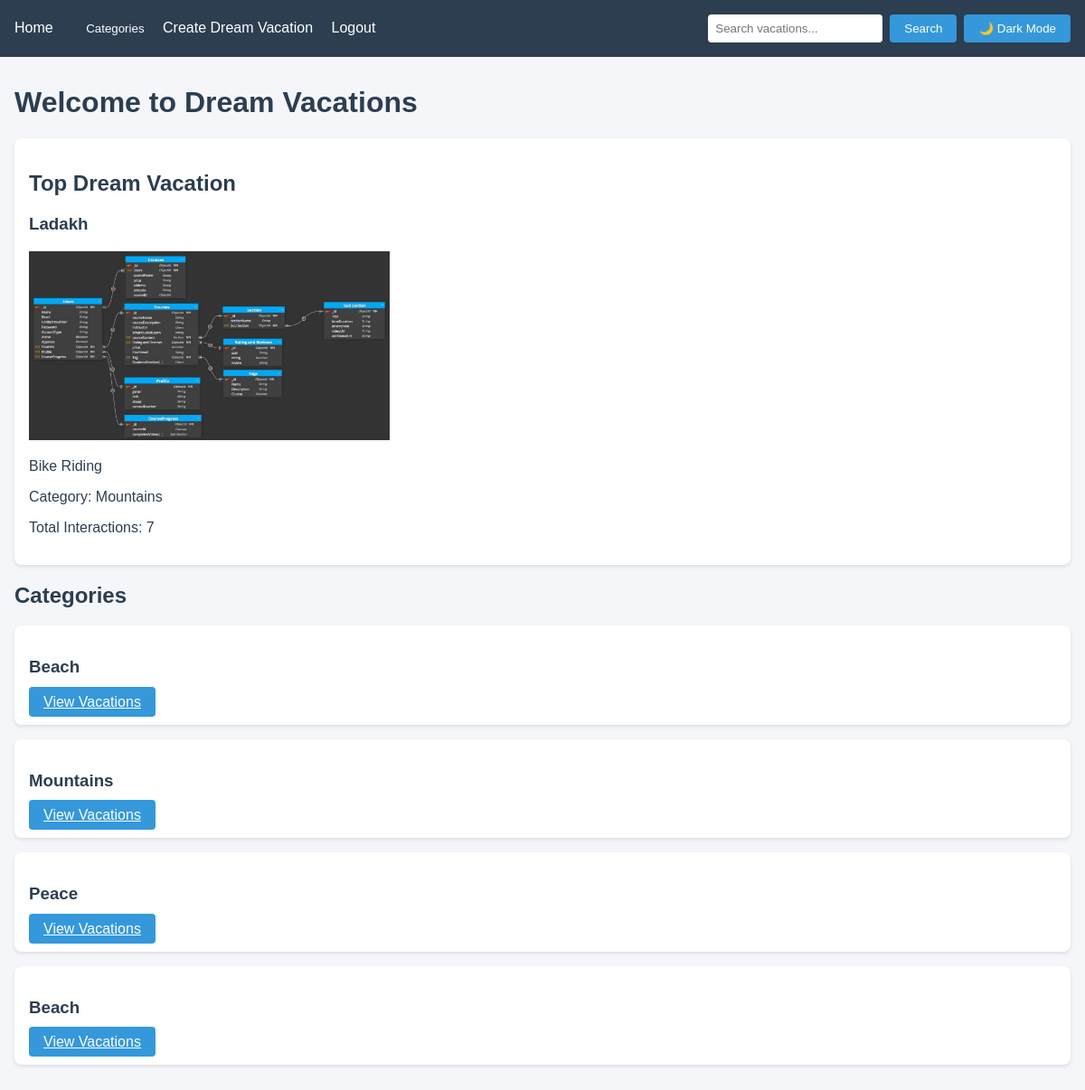
Before: / (signed in) with the older database file.
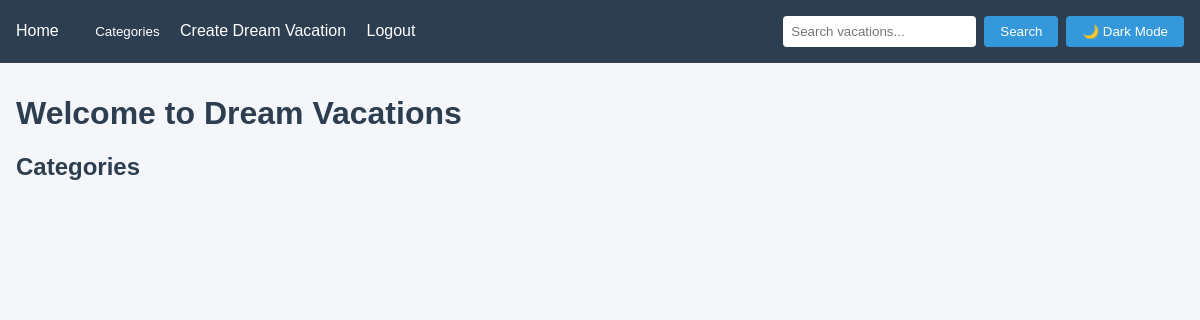
After: the same page with the newer database file.
### vacations/models.py (models this page shows, shortened)
class DreamVacation(models.Model):
    title = models.CharField(max_length=200)
    description = models.TextField()
    category = models.ForeignKey(Category, on_delete=models.CASCADE)
    image = models.ImageField(upload_to='vacation_images/')
    created_at = models.DateTimeField(auto_now_add=True)
    user = models.ForeignKey(User, on_delete=models.CASCADE)
    @property
    def total_interactions(self):
        comments_count = self.comments.count()
        total_upvotes = sum(comment.upvotes for comment in self.comments.all())
        return comments_count + total_upvotes

class Category(models.Model):
    name = models.CharField(max_length=100)
    slug = models.SlugField(unique=True)
    class Meta:
        verbose_name_plural = "Categories"

class Comment(models.Model):
    vacation = models.ForeignKey(DreamVacation, related_name='comments', on_delete=models.CASCADE)
    user = models.ForeignKey(User, on_delete=models.CASCADE)
    content = models.TextField()
    created_at = models.DateTimeField(auto_now_add=True)
    upvotes = models.IntegerField(default=0)
    class Meta:
        ordering = ['-upvotes', '-created_at']

### vacations/views.py (the view)
# urls.py: 2. Add a URL to urlpatterns:  path('', views.home, name='home')
@login_required
def home(request):
    categories = Category.objects.all()
    top_vacation = DreamVacation.objects.annotate(
        interaction_count=models.Count('comments') +
        models.Sum('comments__upvotes')
    ).order_by('-interaction_count').first()
    return render(request, 'home.html', {
        'categories': categories,
        'top_vacation': top_vacation
    })

### templates/home.html (shortened to what this page needs)
{% extends 'base.html' %}
{% block content %}
    <h1>Welcome to Dream Vacations</h1>
    {% if top_vacation %}
        <section class="card">
            <h2>Top Dream Vacation</h2>
            <h3>{{ top_vacation.title }}</h3>
            <img src="{{ top_vacation.image.url }}" alt="{{ top_vacation.title }}" style="max-width: 400px;">
            <p>{{ top_vacation.description }}</p>
            <p>Category: {{ top_vacation.category.name }}</p>
            <p>Total Interactions: {{ top_vacation.total_interactions }}</p>
        </section>
    {% endif %}
    <section>
        <h2>Categories</h2>
        <div class="categories-grid">
            {% for category in categories %}
                <div class="card">
                    <h3>{{ category.name }}</h3>
                    <a href="{% url 'category' category.slug %}" class="button">View Vacations</a>
                </div>
            {% endfor %}
        </div>
    </section>
{% endblock %}

### templates/base.html (shortened to what this page needs)
<!DOCTYPE html>
{% load static %}
<html lang="en">
<head>
</head>
<body>
    <nav class="navbar">
        <div class="navbar-content">
            <div class="nav-links">
                <a href="{% url 'home' %}">Home</a>
                <div class="dropdown">
                    <button class="dropbtn">Categories</button>
                </div>
                <a href="{% url 'create_vacation' %}">Create Dream Vacation</a>
                {% if user.is_authenticated %}
                    <a href="{% url 'logout' %}">Logout</a>
                {% else %}
                    <a href="{% url 'login' %}">Login</a>
                {% endif %}
            </div>
            <div class="search-bar">
                <input
                    type="text"
                    id="search-input"
                    placeholder="Search vacations..."
                    oninput="performsearch()"
                >
                <button class="button" onclick="performsearch()">Search</button>
                <button class="button" id="themeToggle">🌙 Dark Mode</button>
            </div>
        </div>
    </nav>
    <main class="main-content">
        {% block content %}{% endblock %}
    </main>
</body>
</html>

### templates/base.html (style rules this page uses)
:root { --primary-color: #2c3e50; --secondary-color: #3498db; --background-color: #f5f6fa; --text-color: #2c3e50; --card-bg: #ffffff; --dropdown-bg: #ffffff; }
body { margin: 0; padding: 0; font-family: Arial, sans-serif; background-color: var(--background-color); color: var(--text-color); transition: background-color 0.3s, color 0.3s; }
.navbar { background-color: var(--primary-color); padding: 1rem; color: white; }
.navbar-content { max-width: 1200px; margin: 0 auto; display: flex; justify-content: space-between; align-items: center; }
.nav-links a { color: white; text-decoration: none; margin-right: 1rem; }
.dropdown { position: relative; display: inline-block; }
.search-bar { display: flex; gap: 0.5rem; }
.search-bar input { padding: 0.5rem; border: none; border-radius: 4px; background: var(--card-bg); color: var(--text-color); }
.main-content { max-width: 1200px; margin: 2rem auto; padding: 0 1rem; }
.button { background-color: var(--secondary-color); color: white; padding: 0.5rem 1rem; border: none; border-radius: 4px; cursor: pointer; transition: opacity 0.3s; }
.dropbtn { background-color: transparent; color: white; border: none; cursor: pointer; padding: 0.5rem 1rem; }

Changed rows visible on the page:
removed DreamVacation: title "Ladakh", image (picture), description "Bike Riding", category.name "Mountains", total_interactions "7"
removed Category: name "Beach"
removed Category: name "Mountains"
removed Category: name "Peace"
removed Category: name "Beach"
Other visible differences:
text no longer shown: "Top Dream Vacation Category: Total Interactions:"
